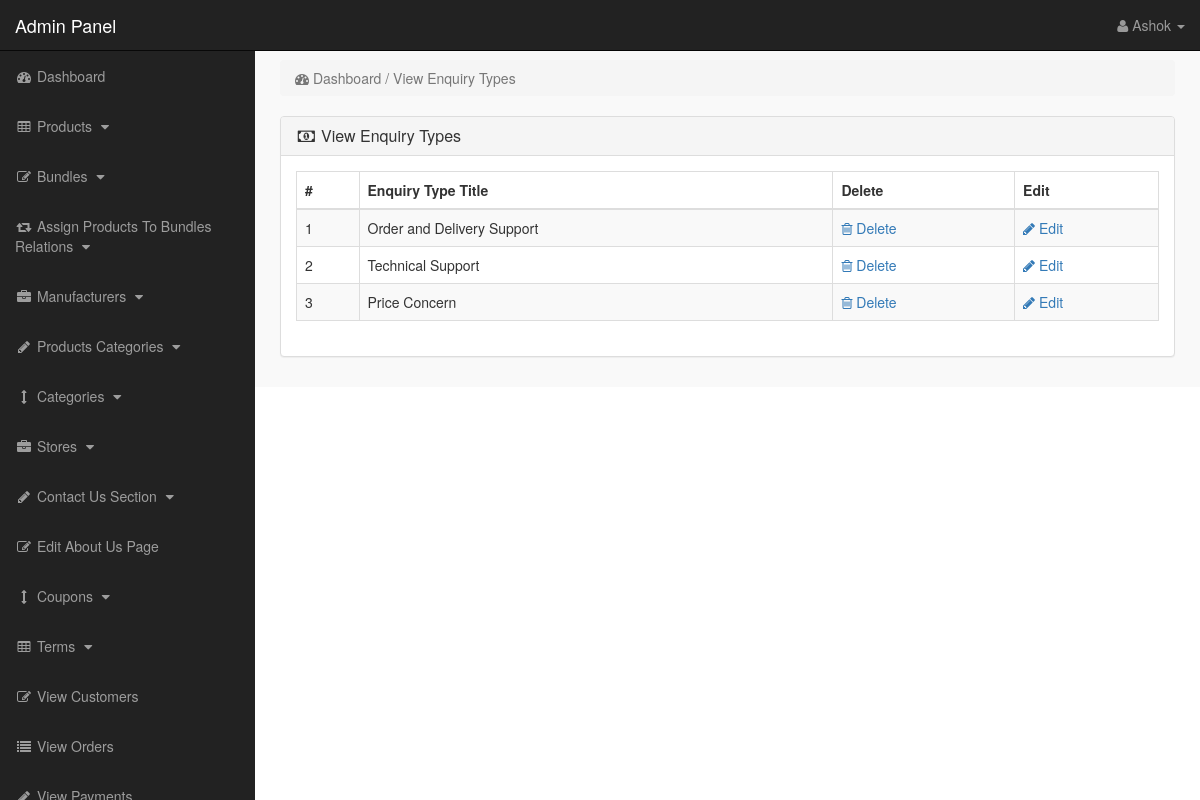
The app's page /admin_area/index.php?view_enquiry (signed in) with its own data.
### tables this page shows
CREATE TABLE `enquiry_types` (
  `enquiry_id` int(10) NOT NULL,
  `enquiry_title` varchar(255) NOT NULL
);

### admin_area/view_enquiry.php (the view)
<?php
if(!isset($_SESSION['admin_email'])){
echo "<script>window.open('login.php','_self')</script>";
}
else {
?>
<div class="row" >
<div class="col-lg-12" >
<ol class="breadcrumb">
<li class="active">
<i class="fa fa-dashboard" ></i> Dashboard / View Enquiry Types
</li>
</ol>
</div>
</div>
<div class="row">
<div class="col-lg-12">
<div class="panel panel-default">
<div class="panel-heading">
<h3 class="panel-title">
<i class="fa fa-money fa-fw"></i> View Enquiry Types
</h3>
</div>
<div class="panel-body">
<div class="table-responsive">
<table class="table table-bordered table-hover table-striped">
<thead>
<tr>
<th>#</th>
<th>Enquiry Type Title</th>
<th>Delete</th>
<th>Edit</th>
</tr>
</thead>
<tbody>
<?php
$i = 0;
$get_enquiry_types = "select * from enquiry_types";
$run_enquiry_types = mysqli_query($con,$get_enquiry_types);
while($row_enquiry_types = mysqli_fetch_array($run_enquiry_types)){
$enquiry_id = $row_enquiry_types['enquiry_id'];
$enquiry_title = $row_enquiry_types['enquiry_title'];
$i++;
?>
<tr>
<td> <?php echo $i; ?> </td>
<td> <?php echo $enquiry_title; ?> </td>
<td>
<a href="index.php?delete_enquiry=<?php echo $enquiry_id; ?>">
<i class="fa fa-trash-o"> </i> Delete
</a>
</td>
<td>
<a href="index.php?edit_enquiry=<?php echo $enquiry_id; ?>">
<i class="fa fa-pencil"> </i> Edit
</a>
</td>
</tr>
<?php } ?>
</tbody>
</table>
</div>
</div>
</div>
</div>
</div>
<?php } ?>

### admin_area/includes/sidebar.php (shortened to what this page needs)
<?php
if(!isset($_SESSION['admin_email'])){
echo "<script>window.open('login.php','_self')</script>";
}
else {
?>
<nav class="navbar navbar-inverse navbar-fixed-top" >
<div class="navbar-header" >
<a class="navbar-brand" href="index.php?dashboard" >Admin Panel</a>
</div>
<ul class="nav navbar-right top-nav" >
<li class="dropdown" >
<a href="#" class="dropdown-toggle" data-toggle="dropdown" >
<i class="fa fa-user" ></i>
<?php echo $admin_name; ?> <b class="caret" ></b>
</a>
</li>
</ul>
<div class="collapse navbar-collapse navbar-ex1-collapse">
<ul class="nav navbar-nav side-nav">
<li>
<a href="index.php?dashboard">
<i class="fa fa-fw fa-dashboard"></i> Dashboard
</a>
</li>
<li>
<a href="#" data-toggle="collapse" data-target="#products">
<i class="fa fa-fw fa-table"></i> Products
<i class="fa fa-fw fa-caret-down"></i>
</a>
</li>
<li>
<a href="#" data-toggle="collapse" data-target="#bundles">
<i class="fa fa-fw fa-edit"></i> Bundles
<i class="fa fa-fw fa-caret-down"></i>
</a>
</li>
<li>
<a href="#" data-toggle="collapse" data-target="#relations">
<i class="fa fa-fw fa-retweet"></i> Assign Products To Bundles Relations
<i class="fa fa-fw fa-caret-down"></i>
</a>
</li>
<li>
<a href="#" data-toggle="collapse" data-target="#manufacturers">
<i class="fa fa-fw fa-briefcase"></i> Manufacturers
<i class="fa fa-fw fa-caret-down"></i>
</a>
</li>
<li>
<a href="#" data-toggle="collapse" data-target="#p_cat">
<i class="fa fa-fw fa-pencil"></i> Products Categories
<i class="fa fa-fw fa-caret-down"></i>
</a>
</li>
<li>
<a href="#" data-toggle="collapse" data-target="#cat">
<i class="fa fa-fw fa-arrows-v"></i> Categories
<i class="fa fa-fw fa-caret-down"></i>
</a>
</li>
<li>
<a href="#" data-toggle="collapse" data-target="#store">
<i class="fa fa-fw fa-briefcase"></i> Stores
<i class="fa fa-fw fa-caret-down"></i>
</a>
</li>
<li>
<a href="#" data-toggle="collapse" data-target="#contact_us">
<i class="fa fa-fw fa-pencil"> </i> Contact Us Section
<i class="fa fa-fw fa-caret-down"></i>
</a>
</li>
<li>
<a href="index.php?edit_about_us">
<i class="fa fa-fw fa-edit"></i> Edit About Us Page
</a>
</li>
<li>
<a href="#" data-toggle="collapse" data-target="#coupons">
<i class="fa fa-fw fa-arrows-v"></i> Coupons
<i class="fa fa-fw fa-caret-down"></i>
</a>
</li>
<li>
<a href="#" data-toggle="collapse" data-target="#terms" >
<i class="fa fa-fw fa-table"></i> Terms
<i class="fa fa-fw fa-caret-down"></i>
</a>
</li>
<li>
<a href="index.php?view_customers">
<i class="fa fa-fw fa-edit"></i> View Customers
</a>
</li>
<li>
<a href="index.php?view_orders">
<i class="fa fa-fw fa-list"></i> View Orders
</a>
</li>
<li>
<a href="index.php?view_payments">
<i class="fa fa-fw fa-pencil"></i> View Payments
</a>
</li>
</ul>
</div>
</nav>
<?php } ?>

### admin_area/css/style.css (style rules this page uses)
body { margin-top:100px; }
@media (min-width: 768px) { body { margin-top:50px; } }
.top-nav { padding:0 15px; }
.top-nav>li { display:inline-block; float:left; }
.top-nav>li>a { padding-top:15px; padding-bottom:15px; line-height:20px; color:#999; }
@media (min-width: 768px) { .side-nav { position:fixed; top:51px; width:255px; border-radius:0; overflow-y:auto; background-color: #222; bottom:0; overflow-x:hidden; padding-bottom:40px; } }
@media (min-width: 768px) { .side-nav>li>a { width:255px; } }
.panel-body { border-radius:5px; }

### records on screen
enquiry_types: enquiry_title "Order and Delivery Support"
enquiry_types: enquiry_title "Technical Support"
enquiry_types: enquiry_title "Price Concern"

### other values on screen
$admin_name "Ashok"
